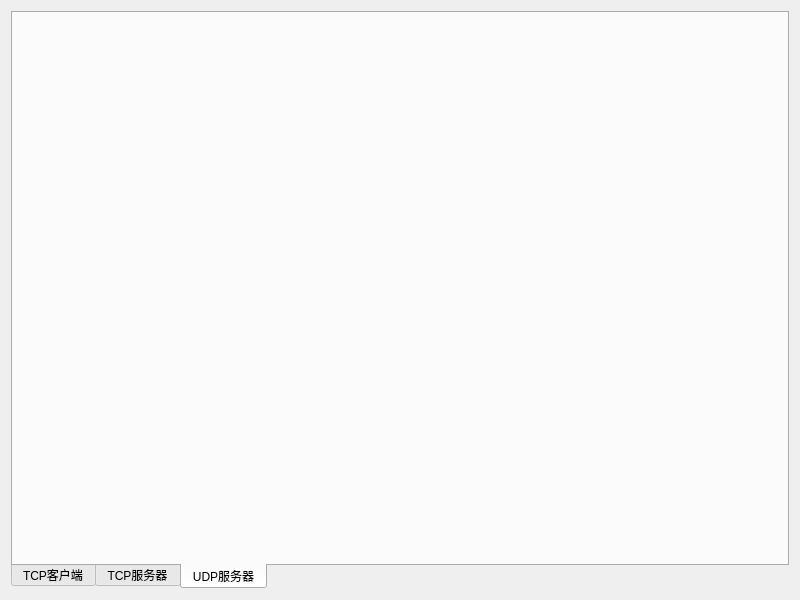
<?xml version="1.0" encoding="UTF-8"?>
<ui version="4.0">
 <class>frmMain</class>
 <widget class="QWidget" name="frmMain">
  <property name="geometry">
   <rect>
    <x>0</x>
    <y>0</y>
    <width>800</width>
    <height>600</height>
   </rect>
  </property>
  <property name="windowTitle">
   <string>Form</string>
  </property>
  <layout class="QVBoxLayout" name="verticalLayout">
   <item>
    <widget class="QTabWidget" name="tabWidget">
     <property name="tabPosition">
      <enum>QTabWidget::South</enum>
     </property>
     <property name="currentIndex">
      <number>2</number>
     </property>
     <widget class="frmTcpClient" name="tabTcpClient">
      <attribute name="title">
       <string>TCP客户端</string>
      </attribute>
     </widget>
     <widget class="frmTcpServer" name="tabTcpServer">
      <attribute name="title">
       <string>TCP服务器</string>
      </attribute>
     </widget>
     <widget class="frmUdpServer" name="tabUdpServer">
      <attribute name="title">
       <string>UDP服务器</string>
      </attribute>
     </widget>
    </widget>
   </item>
  </layout>
 </widget>
 <customwidgets>
  <customwidget>
   <class>frmTcpClient</class>
   <extends>QWidget</extends>
   <header>frmtcpclient.h</header>
   <container>1</container>
  </customwidget>
  <customwidget>
   <class>frmTcpServer</class>
   <extends>QWidget</extends>
   <header>frmtcpserver.h</header>
   <container>1</container>
  </customwidget>
  <customwidget>
   <class>frmUdpServer</class>
   <extends>QWidget</extends>
   <header>frmudpserver.h</header>
   <container>1</container>
  </customwidget>
 </customwidgets>
 <resources/>
 <connections/>
</ui>
